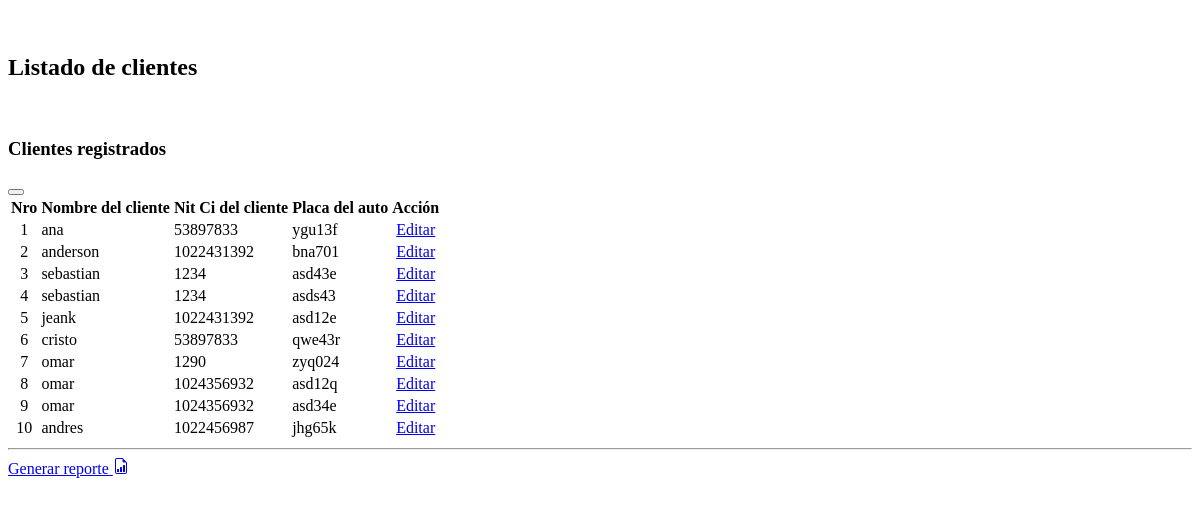
Page /vistas/modulos/clientes/index.php on the earlier database version.
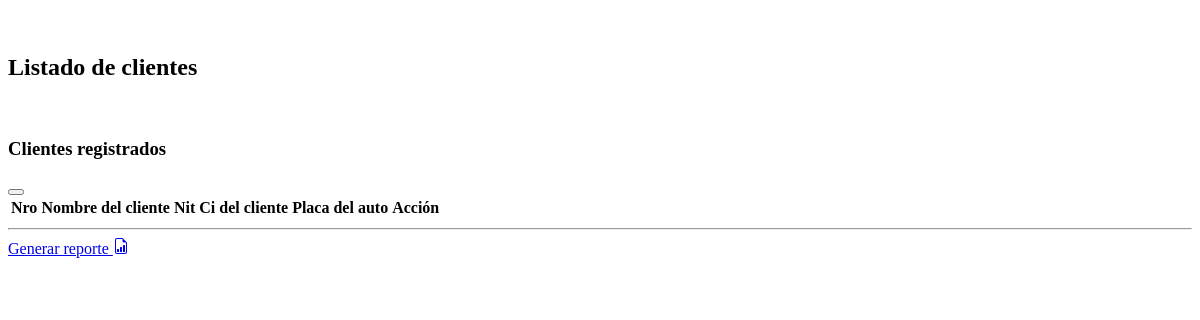
Same page on the later database version.
### tables this page shows
CREATE TABLE `tb_clientes` (
  `id_cliente` int(11) NOT NULL,
  `nombre_cliente` varchar(255) DEFAULT NULL,
  `nit_ci_cliente` varchar(255) DEFAULT NULL,
  `placa_auto` varchar(255) DEFAULT NULL,
  `fyh_creacion` datetime DEFAULT NULL,
  `fyh_actualizacion` datetime DEFAULT NULL,
  `fyh_eliminacion` datetime DEFAULT NULL,
  `estado` varchar(10) DEFAULT NULL
);

### vistas/modulos/clientes/index.php (the view, shortened to what this page needs)
<?php
include('../app/config.php');
?>
<!DOCTYPE html>
<html lang="es">
<head>
</head>
<body class="hold-transition sidebar-mini">
<div class="wrapper">
    <div class="content-wrapper">
        <br>
        <div class="container">
            <h2>Listado de clientes</h2>
            <br>
            <div class="row">
                <div class="col-md-10">
                    <div class="card card-outline card-primary">
                        <div class="card-header">
                            <h3 class="card-title">Clientes registrados</h3>
                            <div class="card-tools">
                                <button type="button" class="btn btn-tool" data-card-widget="collapse">
                                </button>
                            </div>
                        </div>
                        <div class="card-body" style="display: block;">
                            <table id="table_id" class="table table-bordered table-sm table-striped">
                                <thead>
                                <th><center>Nro</center></th>
                                <th>Nombre del cliente</th>
                                <th>Nit Ci del cliente</th>
                                <th>Placa del auto</th>
                                <th><center>Acción</center></th>
                                </thead>
                                <tbody>
                                <?php
                                $contador_cliente = 0;
                                $query_clientes = $link->prepare("SELECT * FROM tb_clientes WHERE estado = '1'  ");
                                $query_clientes->execute();
                                $datos_clientes = $query_clientes->fetchAll(PDO::FETCH_ASSOC);
                                foreach($datos_clientes as $datos_cliente){
                                    $contador_cliente = $contador_cliente + 1;
                                    $id_cliente = $datos_cliente['id_cliente'];
                                    $nombre_cliente = $datos_cliente['nombre_cliente'];
                                    $nit_ci_cliente = $datos_cliente['nit_ci_cliente'];
                                    $placa_auto = $datos_cliente['placa_auto'];
                                    ?>
                                    <tr>
                                        <td><center><?php echo $contador_cliente;?></center></td>
                                        <td><?php echo $nombre_cliente;?></td>
                                        <td><?php echo $nit_ci_cliente;?></td>
                                        <td><?php echo $placa_auto;?></td>
                                        <td>
                                            <center>
                                                <a href="update.php?id=<?php echo $id_cliente; ?>" class="btn btn-success">Editar</a>
                                            </center>
                                        </td>
                                    </tr>
                                    <?php
                                }
                                ?>
                                </tbody>
                            </table>
                        </div>
                    </div>
                    <hr>
                    <a href="generar-reporte.php" class="btn btn-primary">Generar reporte
                        <i class="fa fa">
                        </i>
                    </a>
                    <br><br>
                </div>
            </div>
        </div>
    </div>
</div>
</body>
</html>

Differences in the rows shown:
removed tb_clientes: nombre_cliente "ana", nit_ci_cliente "53897833", placa_auto "ygu13f"
removed tb_clientes: nombre_cliente "anderson", nit_ci_cliente "1022431392", placa_auto "bna701"
removed tb_clientes: nombre_cliente "sebastian", nit_ci_cliente "1234", placa_auto "asd43e"
removed tb_clientes: nombre_cliente "sebastian", nit_ci_cliente "1234", placa_auto "asds43"
removed tb_clientes: nombre_cliente "jeank", nit_ci_cliente "1022431392", placa_auto "asd12e"
removed tb_clientes: nombre_cliente "cristo", nit_ci_cliente "53897833", placa_auto "qwe43r"
removed tb_clientes: nombre_cliente "omar", nit_ci_cliente "1290", placa_auto "zyq024"
removed tb_clientes: nombre_cliente "omar", nit_ci_cliente "1024356932", placa_auto "asd12q"
removed tb_clientes: nombre_cliente "omar", nit_ci_cliente "1024356932", placa_auto "asd34e"
removed tb_clientes: nombre_cliente "andres", nit_ci_cliente "1022456987", placa_auto "jhg65k"
